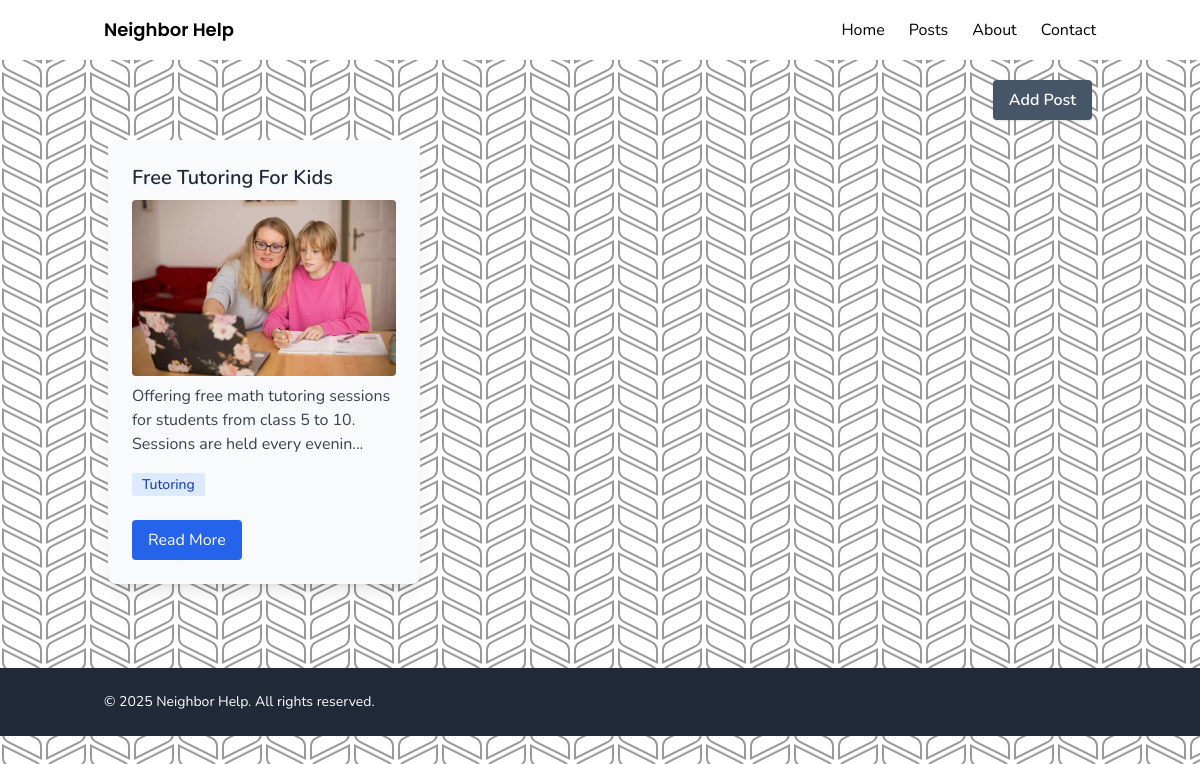
Page /posts on the earlier database version.
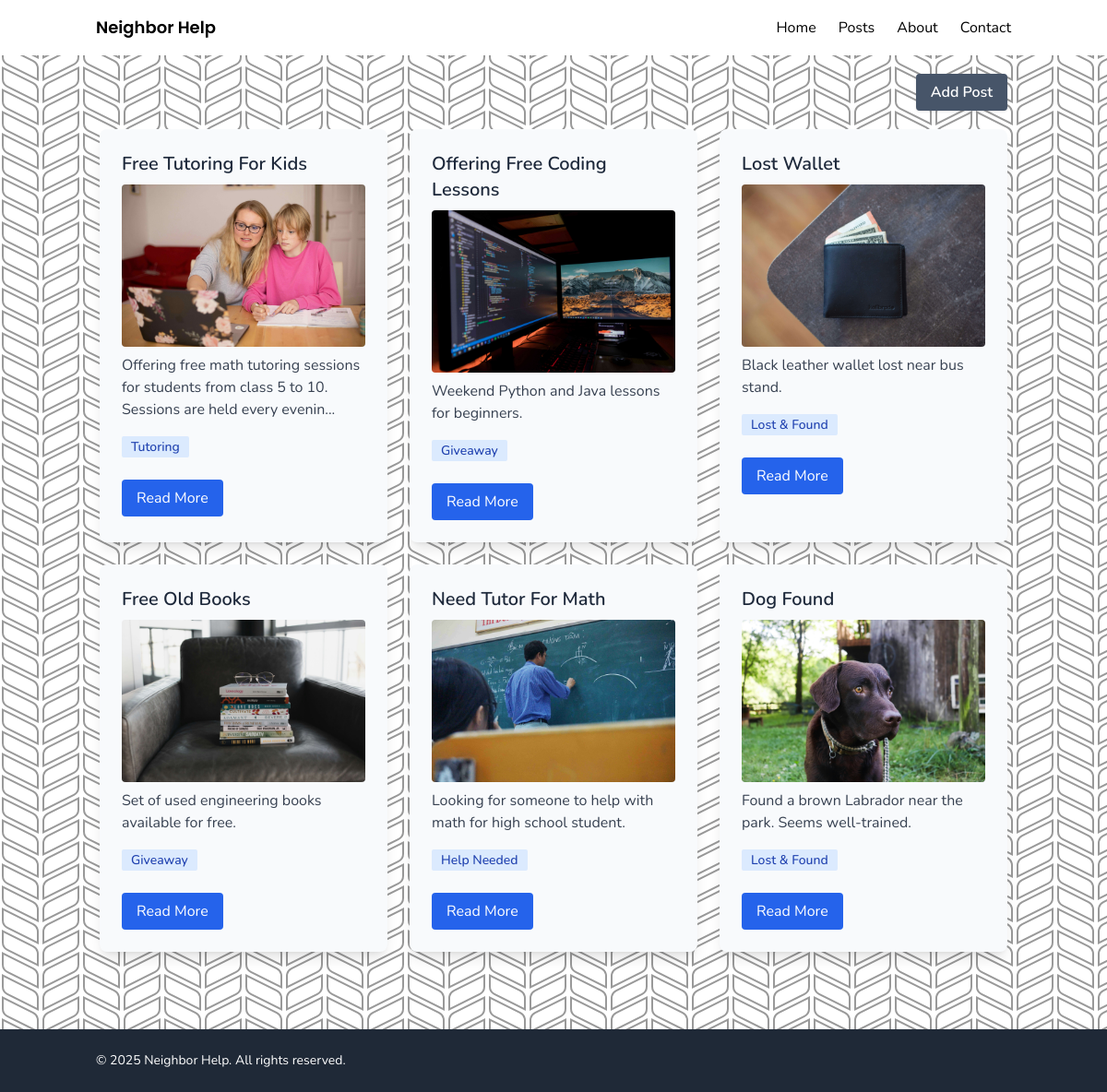
Same page on the later database version.
### tables this page shows
CREATE TABLE posts (id INTEGER PRIMARY KEY AUTOINCREMENT, title TEXT NOT NULL, category TEXT NOT NULL, description TEXT NOT NULL, location TEXT NOT NULL, contact INTEGER NOT NULL, date_posted DATE DATETIME DEFAULT CURRENT_TIMESTAMP NOT NULL, password TEXT, image_filename TEXT);

### app.py (the view)
@app.route('/posts')
def show_posts():
    conn = sqlite3.connect('neighborhelp.sqlite3')
    cursor = conn.cursor()
    cursor.execute("SELECT id, title, description, category, location, contact, date_posted, image_filename FROM posts")
    posts = cursor.fetchall()
    conn.close()
    return render_template("posts.html", posts=posts, page='posts')

### templates/posts.html (shortened to what this page needs)
{% extends 'base.html' %}
{% block content %}
<section class="mt-20 flex justify-end px-5 max-w-screen-lg mx-auto">
    <button class="bg-slate-600 hover:bg-mint-600 text-white font-semibold py-2 px-4 rounded shadow"
        onclick="openModal()">Add Post</button>
</section>
<section class="max-w-screen-lg mx-auto p-5 mt-15 grid gap-6 md:grid-cols-2 lg:grid-cols-3">
    {% for post in posts %}
    <a href="{{ url_for('post_detail', post_id=post[0]) }}" class="block bg-slate-50 rounded-lg shadow-lg p-6 hover:shadow-xl transition-shadow duration-300" data-aos="zoom-in">
        <h3 class="text-xl font-semibold mb-2">{{ post[1].title() }}</h3>
        {% if post[7] %}
        <img src="{{ url_for('static', filename='uploads/' + post[7]) }}" alt="Post Image" class="mb-2 rounded w-full max-h-48 object-cover transition-all duration-500">
        {% endif %}
        <p class="text-gray-700 mb-4">{{ post[2][:100] }}{% if post[2]|length > 100 %}...{% endif %}</p>
        <span class="bg-blue-100 text-blue-800 text-sm font-medium px-2.5 py-0.5 rounded-sm">{{ post[3].replace('_', ' ').title() }}</span>
        <br>
        <br>
        <button class="px-4 py-2 bg-blue-600 text-white rounded hover:bg-blue-700 text-md">Read More</button>
    </a>
    {% else %}
    <p class="text-center text-gray-500">No posts found.</p>
    {% endfor %}
</section>
{% endblock %}

### templates/base.html (shortened to what this page needs)
<!DOCTYPE html>
<html lang="en">
<head>
    <script src="https://cdn.tailwindcss.com"></script>
    <link rel="stylesheet" href="/static/css/styles.css">
    <link rel="stylesheet" href="/static/css/aos-master/dist/aos.css" />
</head>
<body class="{% if page == 'posts' %}bg-[url('/static/pattern.svg')] bg-repeat max-h-screen{% else %}bg-white{% endif %} text-slate-800 font-nunito">
    <nav class="absolute top-0 left-0 w-full z-30 {% if page == 'posts'%}bg-white {% endif %}">
        <div class="max-w-screen-lg mx-auto px-4 py-4 flex items-center justify-between relative z-30">
            <a href="/" class="text-lg font-semibold font-poppins {% if page == 'index' %}text-white{% else %}text-black{% endif %}">Neighbor Help</a>
            <div class="flex gap-6 {% if page == 'index' %}text-white{% else %}text-black{% endif %}">
                <a href="/" class="{% if page == 'index' %}hover:text-slate-300{% else %}hover:text-gray-600{% endif %} cursor-pointer">Home</a>
                <a href="/posts" class="{% if page == 'index' %}hover:text-slate-300{% else %}hover:text-gray-600{% endif %} cursor-pointer">Posts</a>
                <a href="/#about" class="{% if page == 'index' %}hover:text-slate-300{% else %}hover:text-gray-600{% endif %} cursor-pointer">About</a>
                <a href="/#contact" class="{% if page == 'index' %}hover:text-slate-300{% else %}hover:text-gray-600{% endif %} cursor-pointer">Contact</a>
            </div>
        </div>
    </nav>
    {% block content %}
    {% endblock %}
    <footer class="bg-gray-800 text-white py-6 mt-16">
        <div class="max-w-screen-lg mx-auto px-4 flex flex-col md:flex-row justify-between items-center">
            <p class="text-sm">&copy; 2025 Neighbor Help. All rights reserved.</p>
        </div>
    </footer>
</body>
</html>

### static/css/styles.css (style rules this page uses)
html, body { scroll-behavior: smooth; }

Differences in the rows shown:
added posts: title "Offering Free Coding Lessons", image_filename (picture), description "Weekend Python and Java lessons for beginners.", category "Giveaway"
added posts: title "Lost Wallet", image_filename (picture), description "Black leather wallet lost near bus stand.", category "Lost & Found"
added posts: title "Free Old Books", image_filename (picture), description "Set of used engineering books available for free.", category "Giveaway"
added posts: title "Need Tutor For Math", image_filename (picture), description "Looking for someone to help with math for high school student.", category "Help Needed"
added posts: title "Dog Found", image_filename (picture), description "Found a brown Labrador near the park. Seems well-trained.", category "Lost & Found"
